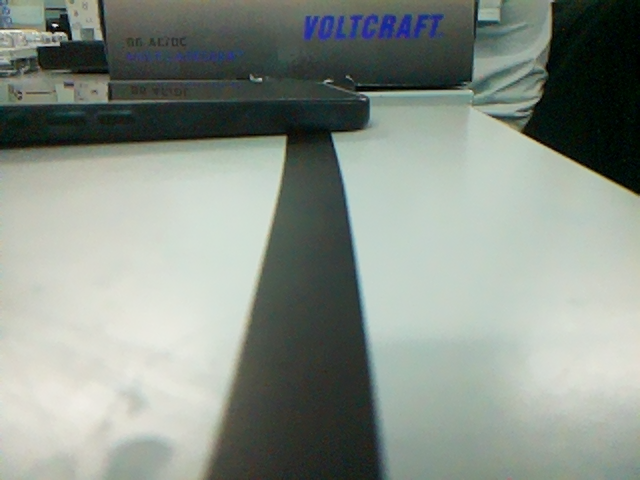
#> input picture Code_test/hsv_sample_00.png, 640 x 480 px
$ python -i test_camera_obs.py   (imports and definitions only)
#> lines starting #> are read from the running program, lines starting #| are printed output that depends on the picture; after the words box and inside, x2 and y2 are one past the last pixel; in counts of white or black regions, pixels touching at a corner belong together
#!/usr/bin/env python3
"""
Corridor following on Raspberry Pi 4 using a single camera (monocular),
based on line detection (Canny + HoughLinesP) and a simple steering command.

- Reads frames from Pi camera (libcamera) if available, else from /dev/video0.
- Detects left/right wall lines in a ROI (lower half of image).
- Computes a normalized lateral error (center offset) and suggests steering.

Dependencies:
  sudo apt-get install -y python3-opencv
Optional (recommended for Pi camera via libcamera):
  sudo apt-get install -y python3-picamera2

Run:
  python3 corridor_follow.py

Notes:
- This outputs steering values; connect it to your motor controller separately.
"""

import time
import math
from dataclasses import dataclass
from typing import Optional, Tuple, List

import cv2
import numpy as np


# -----------------------------
# Capture backend (PiCamera2 or OpenCV VideoCapture)
# -----------------------------
class FrameSource:
    def read(self) -> Tuple[bool, np.ndarray]:
        raise NotImplementedError

    def release(self) -> None:
        pass


class OpenCVCapture(FrameSource):
    # [6 lines left out: function __init__, not called in this run]

    def read(self):
        return self.cap.read()

    def release(self):
        self.cap.release()


class PiCamera2Capture(FrameSource):
    # [17 lines left out: functions __init__, read, not called in this run]

    def release(self):
        self.picam2.stop()


# [7 lines left out: function make_source, not called in this run]


# -----------------------------
# Corridor following logic
# -----------------------------
@dataclass
class FollowResult:
    # error in [-1, 1], positive means corridor center is to the right -> steer right
    center_error: float
    # recommended steering in [-1, 1]
    steer: float
    # diagnostics
    left_line: Optional[Tuple[int, int, int, int]] = None
    right_line: Optional[Tuple[int, int, int, int]] = None
    vanishing_point: Optional[Tuple[int, int]] = None


def roi_lower_half(img: np.ndarray) -> Tuple[np.ndarray, Tuple[int, int]]:
    """Return ROI image and its (x0, y0) offset in original image."""
    h, w = img.shape[:2]
    y0 = int(h * 0.45)
    return img[y0:h, 0:w], (0, y0)


def detect_lines(roi_bgr: np.ndarray) -> np.ndarray:
    gray = cv2.cvtColor(roi_bgr, cv2.COLOR_BGR2GRAY)
    # Slight blur to reduce noise
    gray = cv2.GaussianBlur(gray, (5, 5), 0)
    edges = cv2.Canny(gray, 60, 150)

    # Morphological close to connect gaps
    kernel = np.ones((3, 3), np.uint8)
    edges = cv2.morphologyEx(edges, cv2.MORPH_CLOSE, kernel, iterations=1)

    return edges


def line_slope_intercept(x1, y1, x2, y2) -> Optional[Tuple[float, float]]:
    dx = (x2 - x1)
    dy = (y2 - y1)
    if abs(dx) < 1e-6:
        return None
    m = dy / dx
    b = y1 - m * x1
    return m, b


def pick_representative_line(lines: List[Tuple[int, int, int, int]], prefer_left: bool) -> Optional[Tuple[int, int, int, int]]:
    """
    Pick the best line among candidates by length and position.
    prefer_left=True picks negative slope lines; prefer_left=False picks positive slope lines.
    """
    if not lines:
        return None

    best = None
    best_score = -1.0

    for (x1, y1, x2, y2) in lines:
        li = line_slope_intercept(x1, y1, x2, y2)
        if li is None:
            continue
        m, _b = li

        # Corridor walls: left wall tends to have negative slope in image, right wall positive
        if prefer_left and m >= -0.2:
            continue
        if (not prefer_left) and m <= 0.2:
            continue

        length = math.hypot(x2 - x1, y2 - y1)

        # Score: length + bias toward being near corresponding side
        midx = 0.5 * (x1 + x2)
        # prefer line more to the left or right
        side_bias = -midx if prefer_left else midx
        score = length + 0.001 * side_bias

        if score > best_score:
            best_score = score
            best = (x1, y1, x2, y2)

    return best


def extend_line_to_roi_bounds(x1, y1, x2, y2, roi_w, roi_h) -> Optional[Tuple[int, int, int, int]]:
    """Extend a line segment to intersect ROI top and bottom for stable visualization/geometry."""
    li = line_slope_intercept(x1, y1, x2, y2)
    if li is None:
        return None
    m, b = li

    # y = m x + b -> x = (y - b)/m
    y_top = 0
    y_bot = roi_h - 1
    x_top = int((y_top - b) / m)
    x_bot = int((y_bot - b) / m)

    # Clamp to ROI width for drawing; if far outside, still clamp.
    x_top = max(0, min(roi_w - 1, x_top))
    x_bot = max(0, min(roi_w - 1, x_bot))
    return (x_top, y_top, x_bot, y_bot)


def intersect_lines(l1: Tuple[int, int, int, int], l2: Tuple[int, int, int, int]) -> Optional[Tuple[float, float]]:
    """Intersection of two infinite lines in ROI coordinates."""
    x1, y1, x2, y2 = l1
    x3, y3, x4, y4 = l2

    denom = (x1 - x2) * (y3 - y4) - (y1 - y2) * (x3 - x4)
    if abs(denom) < 1e-6:
        return None

    px = ((x1*y2 - y1*x2) * (x3 - x4) - (x1 - x2) * (x3*y4 - y3*x4)) / denom
    py = ((x1*y2 - y1*x2) * (y3 - y4) - (y1 - y2) * (x3*y4 - y3*x4)) / denom
    return (px, py)


def corridor_follow(frame_bgr: np.ndarray, kp: float = 1.2, deadband: float = 0.03) -> FollowResult:
    h, w = frame_bgr.shape[:2]
    roi, (x0, y0) = roi_lower_half(frame_bgr)
    roi_h, roi_w = roi.shape[:2]

    edges = detect_lines(roi)

    # Hough line detection
    raw = cv2.HoughLinesP(
        edges,
        rho=1,
        theta=np.pi / 180,
        threshold=60,
        minLineLength=int(roi_w * 0.15),
        maxLineGap=15,
    )

    left_candidates = []
    right_candidates = []
    if raw is not None:
        for seg in raw[:, 0, :]:
            x1, y1, x2, y2 = map(int, seg)
            li = line_slope_intercept(x1, y1, x2, y2)
            if li is None:
                continue
            m, _b = li
            if m < 0:
                left_candidates.append((x1, y1, x2, y2))
            else:
                right_candidates.append((x1, y1, x2, y2))

    left = pick_representative_line(left_candidates, prefer_left=True)
    right = pick_representative_line(right_candidates, prefer_left=False)

    left_ext = extend_line_to_roi_bounds(*left, roi_w, roi_h) if left else None
    right_ext = extend_line_to_roi_bounds(*right, roi_w, roi_h) if right else None

    # Estimate corridor center at bottom of ROI
    y_ref = roi_h - 1
    x_center_est = roi_w / 2.0

    def x_at_y(line_ext, y):
        x1, y1, x2, y2 = line_ext
        # avoid division by 0 by using param form
        if abs(y2 - y1) < 1e-6:
            return None
        t = (y - y1) / (y2 - y1)
        x = x1 + t * (x2 - x1)
        return x

    xl = x_at_y(left_ext, y_ref) if left_ext else None
    xr = x_at_y(right_ext, y_ref) if right_ext else None

    if xl is not None and xr is not None and xr - xl > 20:
        x_center_est = 0.5 * (xl + xr)
    elif xl is not None:
        # if only left wall: assume corridor width roughly half image -> infer center
        x_center_est = min(roi_w - 1, xl + roi_w * 0.35)
    elif xr is not None:
        x_center_est = max(0, xr - roi_w * 0.35)

    # Normalized error: + means target center is to the right of image center
    err_px = x_center_est - (roi_w / 2.0)
    center_error = float(err_px / (roi_w / 2.0))
    # Deadband + proportional steering
    if abs(center_error) < deadband:
        steer = 0.0
    else:
        steer = float(np.clip(kp * center_error, -1.0, 1.0))

    vp = None
    if left_ext and right_ext:
        p = intersect_lines(left_ext, right_ext)
        if p is not None:
            vp = (int(p[0] + x0), int(p[1] + y0))

    # Convert ROI line coords back to full-image coords for drawing
    def to_full(line_ext):
        x1, y1, x2, y2 = line_ext
        return (x1 + x0, y1 + y0, x2 + x0, y2 + y0)

    return FollowResult(
        center_error=center_error,
        steer=steer,
        left_line=to_full(left_ext) if left_ext else None,
        right_line=to_full(right_ext) if right_ext else None,
        vanishing_point=vp,
    )


# -----------------------------
# Demo loop (visualization + printing steering)
# -----------------------------
# [64 lines left out: function main, not called in this run]


# [2 lines not run here, left out]

>>> import cv2
>>> picture = cv2.cvtColor(cv2.imread('hsv_sample_00.png'), cv2.COLOR_BGR2RGB)
>>> result = corridor_follow(picture)
#> in corridor_follow, `roi, (x0, y0) = roi_lower_half(frame_bgr)`:
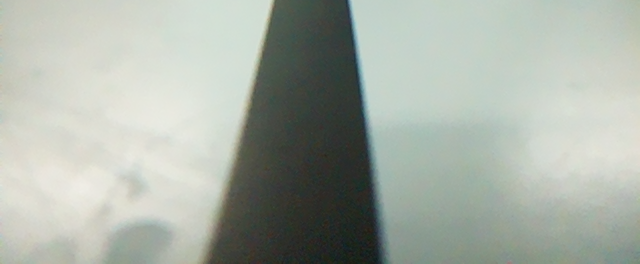
#> roi: shape (264, 640, 3); mean R, G, B 167.9, 175.2, 165.7
#> in corridor_follow, `roi, (x0, y0) = roi_lower_half(frame_bgr)`: x0 = 0; y0 = 216
#> in detect_lines, `edges = cv2.Canny(gray, 60, 150)`:
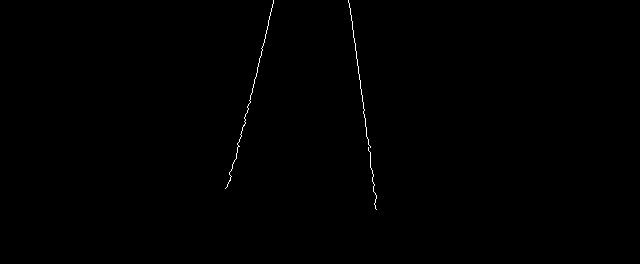
#> edges: shape (264, 640); 0.24% white in thin lines or dots, all inside (x1, y1, x2, y2) = (225, 0, 377, 210)
#> in corridor_follow, `raw = cv2.HoughLinesP( edges, rho=1, theta=np.pi / 180, threshold=60, ..`: raw = [[229, 181, 268, 24], [348, 0, 376, 198]]
#> the loop in corridor_follow, `for seg in raw[:, 0, :]:` made 2 passes
#> (x1, y1, x2, y2, dx in line_slope_intercept, dy in line_slope_intercept, b in line_slope_intercept) on passes 1 to 2: (229, 181, 268, 24, 39, -157, 1102.9), (348, 0, 376, 198, 28, 198, -2460.9)
#> after the loop in corridor_follow, `for seg in raw[:, 0, :]:`: left_candidates = [(229, 181, 268, 24)]; right_candidates = [(348, 0, 376, 198)]
#> the loop in pick_representative_line, `for (x1, y1, x2, y2) in lines:` made 1 pass
#> after the loop in pick_representative_line, `for (x1, y1, x2, y2) in lines:`: best_score = 161.5
#> in corridor_follow, `left = pick_representative_line(left_candidates, prefer_left=True)`: left = (229, 181, 268, 24)
#> the loop in pick_representative_line (call 2), `for (x1, y1, x2, y2) in lines:` made 1 pass
#> in corridor_follow, `right = pick_representative_line(right_candidates, prefer_left=False)`: right = (348, 0, 376, 198)
#> in extend_line_to_roi_bounds, `x_top = int((y_top - b) / m)`: x_top = 273
#> in extend_line_to_roi_bounds, `x_bot = int((y_bot - b) / m)`: x_bot = 208
#> in corridor_follow, `left_ext = extend_line_to_roi_bounds(*left, roi_w, roi_h) if left else..`: left_ext = (273, 0, 208, 263)
#> in corridor_follow, `right_ext = extend_line_to_roi_bounds(*right, roi_w, roi_h) if right e..`: right_ext = (348, 0, 385, 263)
#> in x_at_y, `x1, y1, x2, y2 = line_ext`: x1 = 273; y1 = 0; x2 = 208; y2 = 263
#> in x_at_y, `t = (y - y1) / (y2 - y1)`: t = 1
#> in x_at_y, `x = x1 + t * (x2 - x1)`: x = 208
#> in corridor_follow, `xr = x_at_y(right_ext, y_ref) if right_ext else None`: xr = 385
#> in corridor_follow, `x_center_est = 0.5 * (xl + xr)`: x_center_est = 296.5
#> in corridor_follow, `err_px = x_center_est - (roi_w / 2.0)`: err_px = -23.5
#> in corridor_follow, `center_error = float(err_px / (roi_w / 2.0))`: center_error = -0.0734
#> in corridor_follow, `steer = float(np.clip(kp * center_error, -1.0, 1.0))`: steer = -0.0881
#> in intersect_lines, `x1, y1, x2, y2 = l1`: x1 = 273; y1 = 0; x2 = 208; y2 = 263
#> in intersect_lines, `x3, y3, x4, y4 = l2`: x3 = 348; y3 = 0; x4 = 385; y4 = 263
#> in intersect_lines, `denom = (x1 - x2) * (y3 - y4) - (y1 - y2) * (x3 - x4)`: denom = -26826
#> in intersect_lines, `px = ((x1*y2 - y1*x2) * (x3 - x4) - (x1 - x2) * (x3*y4 - y3*x4)) / denom`: px = 320.8
#> in intersect_lines, `py = ((x1*y2 - y1*x2) * (y3 - y4) - (y1 - y2) * (x3*y4 - y3*x4)) / denom`: py = -193.4
#> in corridor_follow, `p = intersect_lines(left_ext, right_ext)`: p = (320.8, -193.4)
#> in corridor_follow, `vp = (int(p[0] + x0), int(p[1] + y0))`: vp = (320, 22)
#> in to_full, `x1, y1, x2, y2 = line_ext`: x1 = 273; y1 = 0; x2 = 208; y2 = 263

$ run again, on Code_test/hsv_sample_01.png
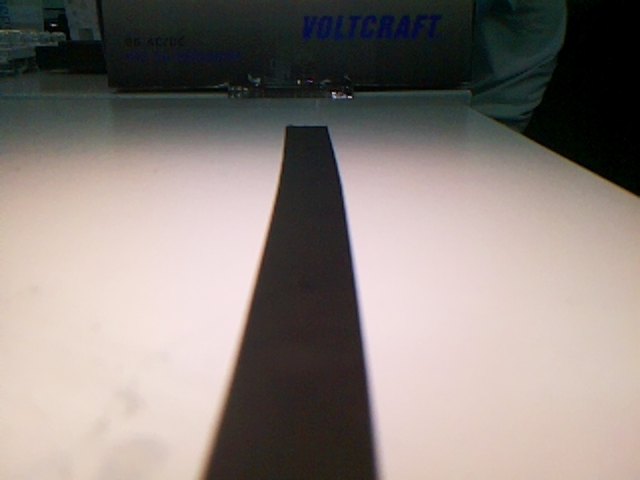
#> input picture Code_test/hsv_sample_01.png, 640 x 480 px
#> in corridor_follow, `roi, (x0, y0) = roi_lower_half(frame_bgr)`:
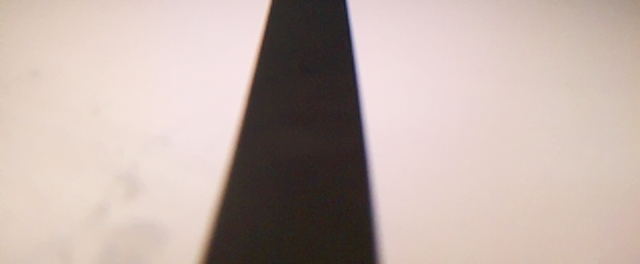
#> roi: shape (264, 640, 3); mean R, G, B 191.7, 174.9, 168.4
#> in corridor_follow, `roi, (x0, y0) = roi_lower_half(frame_bgr)`: x0 = 0; y0 = 216
#> in detect_lines, `edges = cv2.Canny(gray, 60, 150)`:
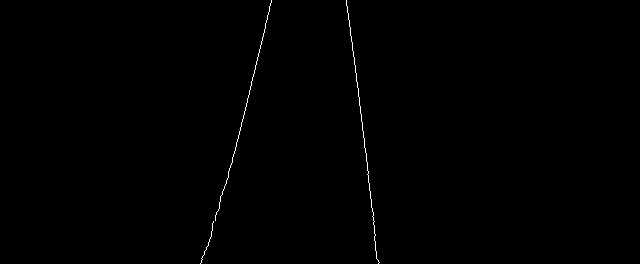
#> edges: shape (264, 640); 0.31% white in thin lines or dots, all inside (x1, y1, x2, y2) = (200, 0, 380, 264)
#> raw = [[347, 6, 375, 235], [226, 183, 271, 1]]
#> the loop in corridor_follow, `for seg in raw[:, 0, :]:` made 2 passes
#> (x1, y1, x2, y2, dx in line_slope_intercept, dy in line_slope_intercept, b in line_slope_intercept) on passes 1 to 2: (347, 6, 375, 235, 28, 229, -2832), (226, 183, 271, 1, 45, -182, 1097)
#> after the loop in corridor_follow, `for seg in raw[:, 0, :]:`: left_candidates = [(226, 183, 271, 1)]; right_candidates = [(347, 6, 375, 235)]
#> the loop in pick_representative_line, `for (x1, y1, x2, y2) in lines:` made 1 pass
#> after the loop in pick_representative_line, `for (x1, y1, x2, y2) in lines:`: best_score = 187.2
#> left = (226, 183, 271, 1)
#> the loop in pick_representative_line (call 2), `for (x1, y1, x2, y2) in lines:` made 1 pass
#> right = (347, 6, 375, 235)
#> x_top = 271
#> x_bot = 206
#> left_ext = (271, 0, 206, 263)
#> right_ext = (346, 0, 378, 263)
#> in x_at_y, `x1, y1, x2, y2 = line_ext`: x1 = 271; y1 = 0; x2 = 206; y2 = 263
#> t = 1
#> x = 206
#> xr = 378
#> in corridor_follow, `x_center_est = 0.5 * (xl + xr)`: x_center_est = 292
#> err_px = -28
#> center_error = -0.0875
#> steer = -0.105
#> in intersect_lines, `x1, y1, x2, y2 = l1`: x1 = 271; y1 = 0; x2 = 206; y2 = 263
#> x3 = 346; y3 = 0; x4 = 378; y4 = 263
#> denom = -25511
#> px = 321.3
#> py = -203.4
#> p = (321.3, -203.4)
#> vp = (321, 12)
#> in to_full, `x1, y1, x2, y2 = line_ext`: x1 = 271; y1 = 0; x2 = 206; y2 = 263

$ run again, on Code_test/hsv_sample_02.png
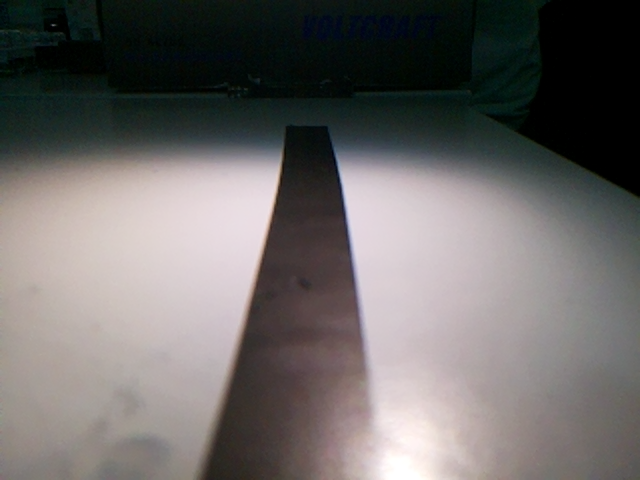
#> input picture Code_test/hsv_sample_02.png, 640 x 480 px
#> in corridor_follow, `roi, (x0, y0) = roi_lower_half(frame_bgr)`:
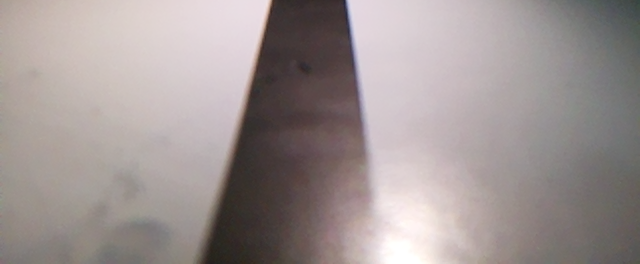
#> roi: shape (264, 640, 3); mean R, G, B 158.3, 148.4, 147.2
#> in corridor_follow, `roi, (x0, y0) = roi_lower_half(frame_bgr)`: x0 = 0; y0 = 216
#> in detect_lines, `edges = cv2.Canny(gray, 60, 150)`:
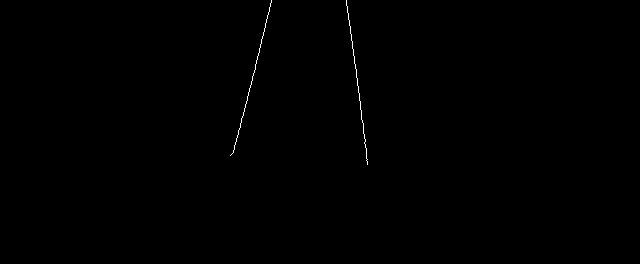
#> edges: shape (264, 640); 0.19% white in thin lines or dots, all inside (x1, y1, x2, y2) = (230, 0, 368, 165)
#> raw = [[234, 149, 271, 0], [346, 0, 366, 148]]
#> the loop in corridor_follow, `for seg in raw[:, 0, :]:` made 2 passes
#> (x1, y1, x2, y2, dx in line_slope_intercept, dy in line_slope_intercept, b in line_slope_intercept) on passes 1 to 2: (234, 149, 271, 0, 37, -149, 1091.3), (346, 0, 366, 148, 20, 148, -2560.4)
#> after the loop in corridor_follow, `for seg in raw[:, 0, :]:`: left_candidates = [(234, 149, 271, 0)]; right_candidates = [(346, 0, 366, 148)]
#> the loop in pick_representative_line, `for (x1, y1, x2, y2) in lines:` made 1 pass
#> after the loop in pick_representative_line, `for (x1, y1, x2, y2) in lines:`: best_score = 153.3
#> left = (234, 149, 271, 0)
#> the loop in pick_representative_line (call 2), `for (x1, y1, x2, y2) in lines:` made 1 pass
#> right = (346, 0, 366, 148)
#> x_top = 271
#> x_bot = 205
#> left_ext = (271, 0, 205, 263)
#> right_ext = (346, 0, 381, 263)
#> in x_at_y, `x1, y1, x2, y2 = line_ext`: x1 = 271; y1 = 0; x2 = 205; y2 = 263
#> t = 1
#> x = 205
#> xr = 381
#> in corridor_follow, `x_center_est = 0.5 * (xl + xr)`: x_center_est = 293
#> err_px = -27
#> center_error = -0.0844
#> steer = -0.101
#> in intersect_lines, `x1, y1, x2, y2 = l1`: x1 = 271; y1 = 0; x2 = 205; y2 = 263
#> x3 = 346; y3 = 0; x4 = 381; y4 = 263
#> denom = -26563
#> px = 320
#> py = -195.3
#> p = (320, -195.3)
#> vp = (320, 20)
#> in to_full, `x1, y1, x2, y2 = line_ext`: x1 = 271; y1 = 0; x2 = 205; y2 = 263

$ run again, on Code_test/hsv_sample_03.png
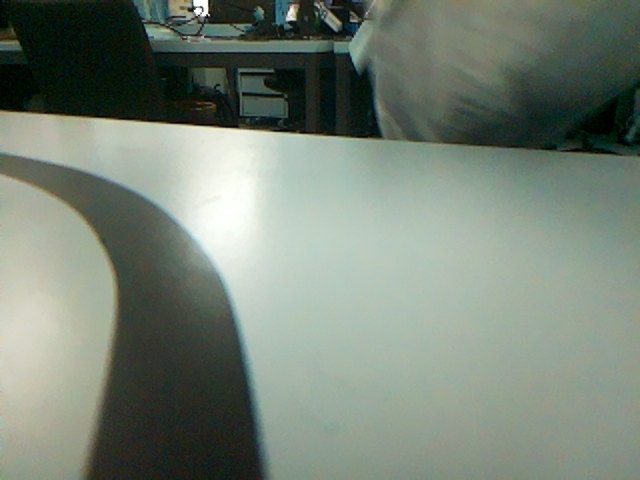
#> input picture Code_test/hsv_sample_03.png, 640 x 480 px
#> in corridor_follow, `roi, (x0, y0) = roi_lower_half(frame_bgr)`:
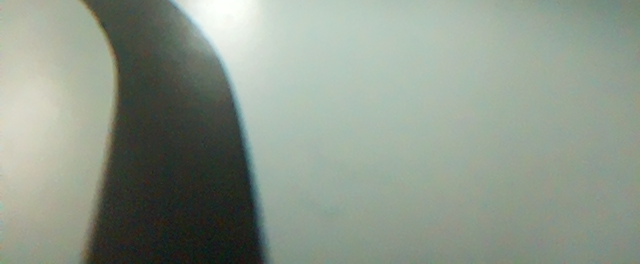
#> roi: shape (264, 640, 3); mean R, G, B 141.2, 151.5, 138.5
#> in corridor_follow, `roi, (x0, y0) = roi_lower_half(frame_bgr)`: x0 = 0; y0 = 216
#> in detect_lines, `edges = cv2.Canny(gray, 60, 150)`:
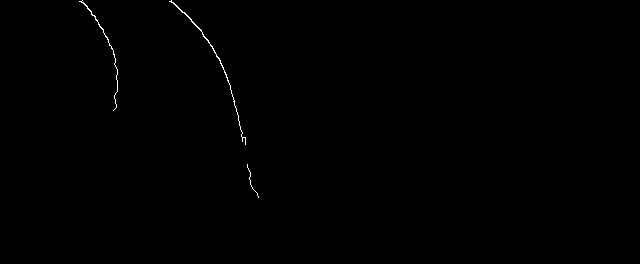
#> edges: shape (264, 640); 0.23% white in thin lines or dots, all inside (x1, y1, x2, y2) = (79, 0, 259, 198)
#> raw = None
